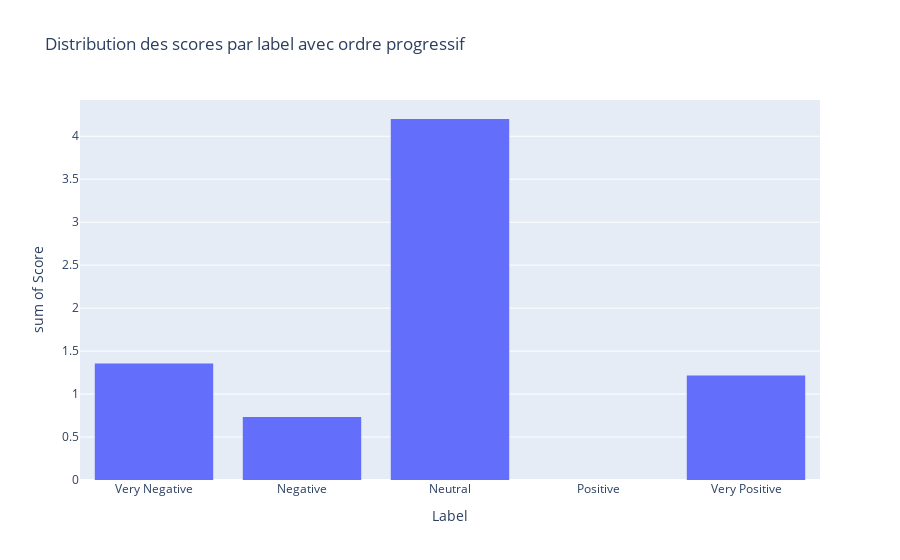

The notebook cell saved with this chart:
### Markdown cell above
# Visualization

### Code cell
label_order = ["Very Negative", "Negative", "Neutral", "Positive", "Very Positive"]
fig=px.histogram(data_frame=df_SA_NY_TIMES,
                x='label',y='score',
                category_orders={"label": label_order},
                labels={"label": "Label", "score": "Score"},  # Renommer les axes
                title="Distribution des scores par label avec ordre progressif")

fig.show()

### Figure 1 — Plotly figure (JSON) as saved in the notebook; plotly's stock layout.template omitted (floating-point values rounded to 4 significant figures)
{"data": [{"alignmentgroup": "True", "bingroup": "x", "histfunc": "sum", "hovertemplate": "Label=%{x}<br>sum of Score=%{y}<extra></extra>", "legendgroup": "", "marker": {"color": "#636efa", "pattern": {"shape": ""}}, "name": "", "offsetgroup": "", "orientation": "v", "showlegend": false, "type": "histogram", "x": ["Very Positive", "Neutral", "Very Positive", "Very Negative", "Very Positive", "Very Negative", "Very Negative", "Neutral", "Neutral", "Neutral", "Neutral", "Neutral", "Neutral", "Negative", "Negative", "Neutral", "Neutral", "Very Negative", "Neutral", "Neutral"], "xaxis": "x", "y": [0.245, 0.361, 0.3936, 0.3507, 0.5766, 0.2377, 0.361, 0.3514, 0.3759, 0.4528, 0.3737, 0.4187, 0.4075, 0.4178, 0.3146, 0.28, 0.3707, 0.4072, 0.4922, 0.3169], "yaxis": "y"}], "layout": {"barmode": "relative", "legend": {"tracegroupgap": 0}, "title": {"text": "Distribution des scores par label avec ordre progressif"}, "xaxis": {"anchor": "y", "categoryarray": ["Very Negative", "Negative", "Neutral", "Positive", "Very Positive"], "categoryorder": "array", "domain": [0, 1], "title": {"text": "Label"}}, "yaxis": {"anchor": "x", "domain": [0, 1], "title": {"text": "sum of Score"}}}}
